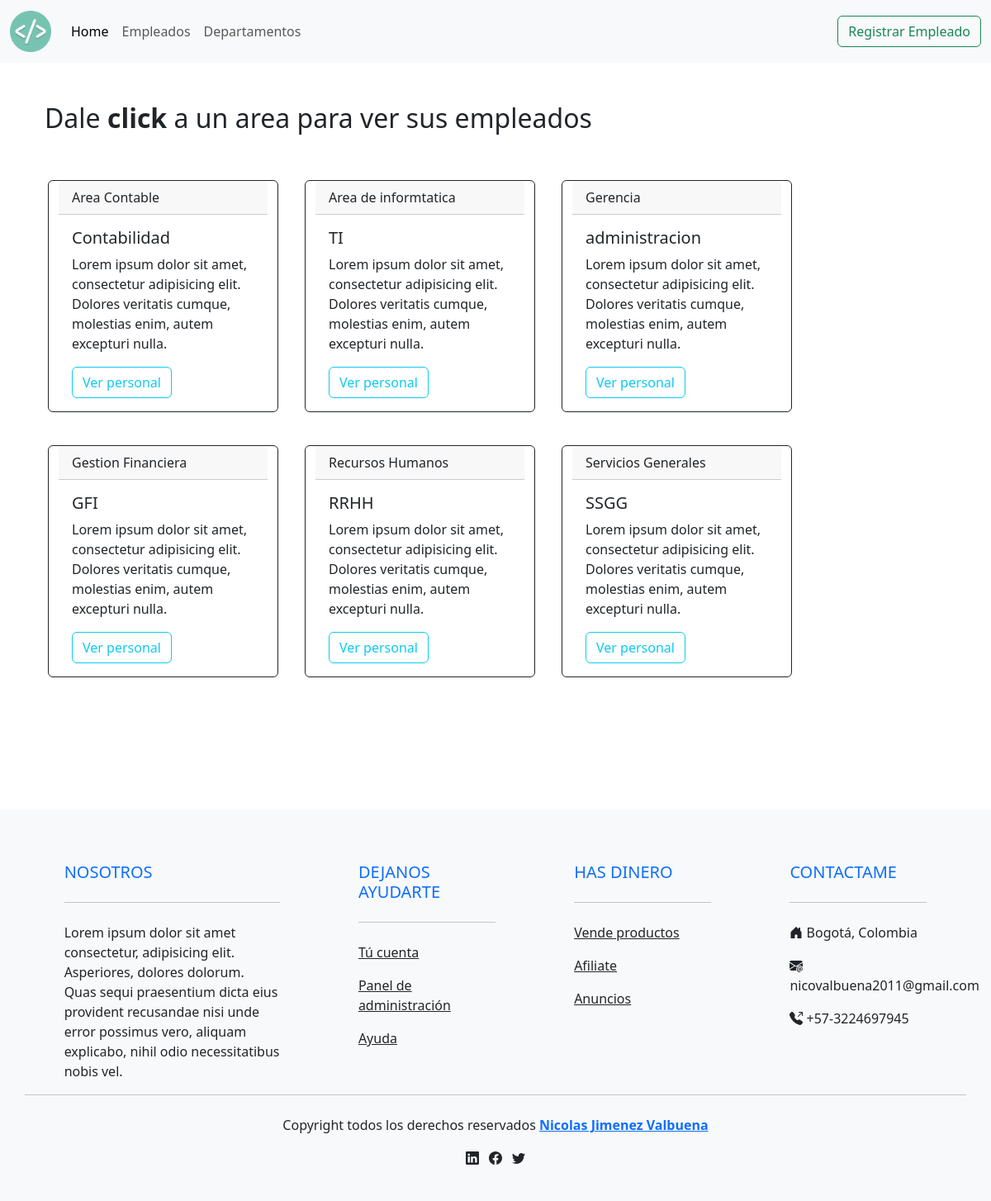
Screenshot of /departments/ with the database file from the repository.
### aplications/departamento/models.py (models this page shows, shortened)
class Departamento(models.Model):
    name = models.CharField('Nombre', max_length=50, unique= True)
    short_name = models.CharField('Nombre Corto', max_length=20, blank= True)
    active = models.BooleanField('Activo', default= False)
    class Meta:
        verbose_name = 'Mi departamento'
        verbose_name_plural = 'Areas de la empresa'
        ordering = ['name'] # Ordena los registros por el nombre en orden alfabetico.
        """
            unique_together
            no permite que se registren mas registros que tengan igual la combinancion de name y short_name,
            los compara con los que estan en la base de datos y si encuentra alguno igual, no lo deja registrar

        """
        unique_together = ('name', 'short_name')

### aplications/departamento/views.py (the view)
# urls.py: path('departments/', views.DepartamentoListView.as_view(), name = 'departamentos'),
class DepartamentoListView(ListView):
    model = Departamento
    template_name = "departamento/departamentos.html"
    context_object_name = 'departamentos'

### templates/departamento/departamentos.html (shortened to what this page needs)
{% extends 'base.html' %}
{% load static %}
{% block body %}
{% include 'includes/nav.html' %}
<div class="container px-4 py-5">
    <h2>Dale <strong>click</strong> a un area para ver sus empleados</h2>
    <div class="row g-4 py-5 row-cols-1 row-cols-lg-4">
        {% for e in departamentos  %}
            <div class="card border-dark mb-3 mx-3" style="max-width: 18rem;">
                <div class="card-header">{{e.name}}</div>
                <div class="card-body text-dark">
                    <h5 class="card-title">{{e.short_name}}</h5>
                    <p class="card-text">Lorem ipsum dolor sit amet, consectetur adipisicing elit. Dolores veritatis cumque, molestias enim, autem excepturi nulla.</p>
                    <a href="{% url 'departamento_app:detail_dep' e.name %}">
                        <button type="button" class="btn btn-outline-info">Ver personal</button>
                    </a>
                </div>
            </div>
        {% endfor %}
    </div>
</div>
{% include 'includes/footer.html' %}
{% endblock body %}

### rows the page displays
Departamento: name "Area Contable", short_name "Contabilidad"
Departamento: name "Area de informtatica", short_name "TI"
Departamento: name "Gerencia", short_name "administracion"
Departamento: name "Gestion Financiera", short_name "GFI"
Departamento: name "Recursos Humanos", short_name "RRHH"
Departamento: name "Servicios Generales", short_name "SSGG"
